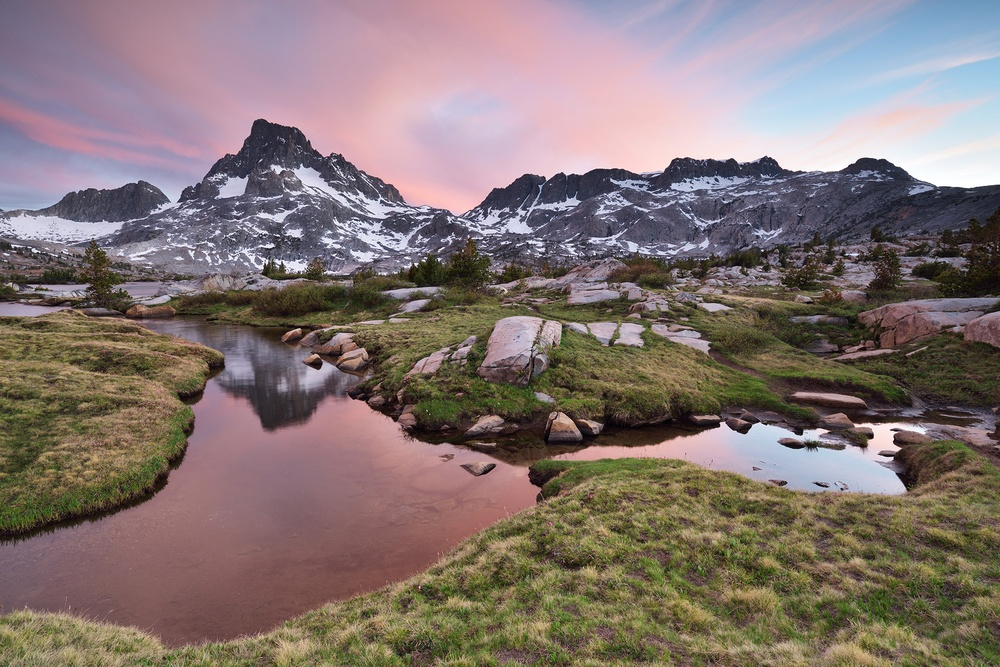
#> input picture lession7/images/search.jpg, 1000 x 667 px, shrunk from 2048 x 1365 before the run
$ python SSDNCC.py
#> lines starting #> are read from the running program, lines starting #| are printed output that depends on the picture
import cv2
import numpy as np
import matplotlib.pyplot as plt
import os


def ssd_matching(image, template):
    """SSD: 平方差之和 (越小越匹配)"""
    image_h, image_w = image.shape
    template_h, template_w = template.shape
    result = np.zeros((image_h - template_h + 1, image_w - template_w + 1))

    # 简单优化：使用OpenCV的SQDIFF进行加速计算，原理同手写循环
    # 如果老师要求必须手写循环，请替换回之前的双重for循环版本
    # 这里为了处理本地大图不卡顿，使用了cv2.matchTemplate实现原理
    result = cv2.matchTemplate(image, template, cv2.TM_SQDIFF)

    return result


def ncc_matching(image, template):
    """NCC: 归一化互相关 (越接近1越匹配)"""
    # 同样使用OpenCV内置函数实现标准NCC算法，保证速度
    result = cv2.matchTemplate(image, template, cv2.TM_CCOEFF_NORMED)
    return result


def run_local_experiment():
    # 1. 读取本地图片
    # 注意：这里读取为灰度图 (0)
    img_path = "images/search.jpg"
    mpl_path = "images/template.jpg"

    if not os.path.exists(img_path) or not os.path.exists(mpl_path):
        print(f"错误：找不到图片文件！请确保 {img_path} 和 {mpl_path} 存在。")
        return

    img = cv2.imread(img_path, 0)
#> img: shape (667, 1000); min 0, max 255, mean 121.3
    template = cv2.imread(mpl_path, 0)
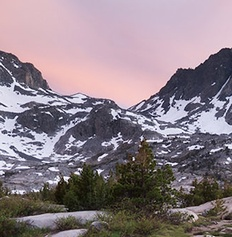
#> input picture lession7/images/template.jpg, 232 x 237 px, shrunk from 476 x 486 before the run
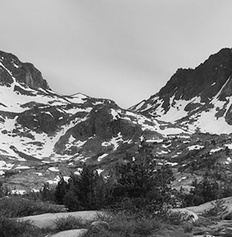
#> template: shape (237, 232); min 0, max 255, mean 132

    print(f"原图尺寸: {img.shape}, 模板尺寸: {template.shape}")
#| 原图尺寸: (667, 1000), 模板尺寸: (237, 232)

    # 2. 执行 SSD 匹配
    print("正在进行 SSD 匹配...")
    ssd_res = ssd_matching(img, template)
#> in ssd_matching, `result = cv2.matchTemplate(image, template, cv2.TM_SQDIFF)`:
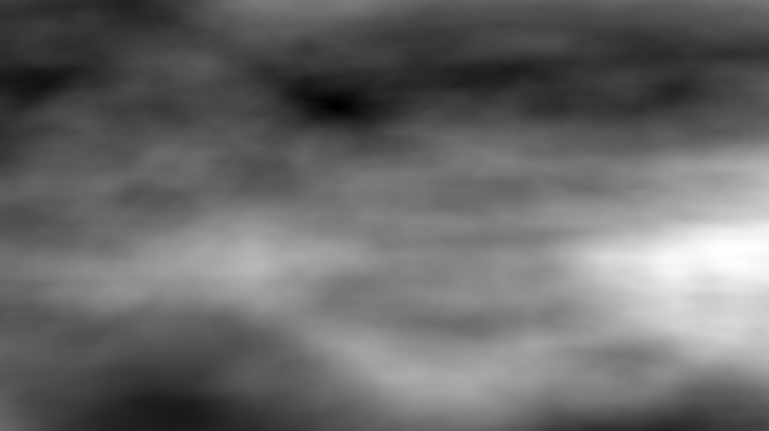
#> result: shape (431, 769) float32; min 202900096, max 653111680, mean 389129600; drawn with min black and max white
    min_val, max_val, min_loc, max_loc = cv2.minMaxLoc(ssd_res)
#> min_val = 202900096; max_val = 653111680; min_loc = (335, 106); max_loc = (723, 248)
    top_left_ssd = min_loc  # SSD 找最小值
#> top_left_ssd = (335, 106)

    # 3. 执行 NCC 匹配
    print("正在进行 NCC 匹配...")
    ncc_res = ncc_matching(img, template)
#> in ncc_matching, `result = cv2.matchTemplate(image, template, cv2.TM_CCOEFF_NORMED)`:
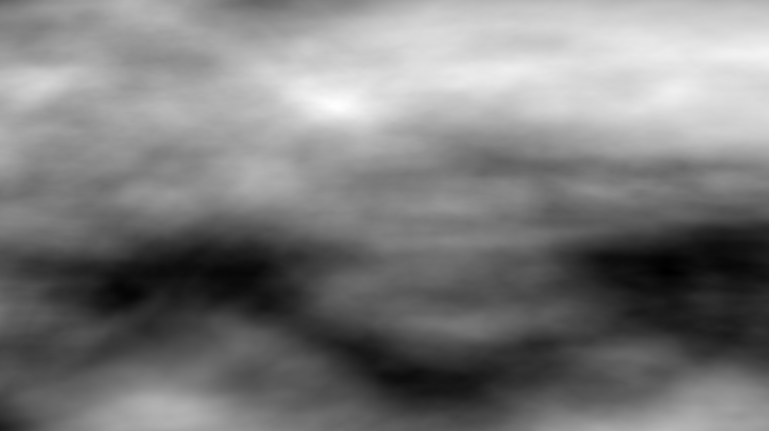
#> result: shape (431, 769) float32; min -0.35, max 0.579, mean 0.103; drawn with min black and max white
    min_val_ncc, max_val_ncc, min_loc_ncc, max_loc_ncc = cv2.minMaxLoc(ncc_res)
#> min_val_ncc = -0.35; max_val_ncc = 0.579; min_loc_ncc = (667, 271); max_loc_ncc = (335, 106)
    top_left_ncc = max_loc_ncc  # NCC 找最大值
#> top_left_ncc = (335, 106)

    # 4. 绘图展示
    h, w = template.shape
#> h = 237; w = 232
    plt.figure(figsize=(12, 8))

    # --- SSD 结果 ---
    plt.subplot(2, 2, 1)
    plt.imshow(ssd_res, cmap="jet")
    plt.title("SSD Result Map (Darker is better)")
    plt.colorbar()

    plt.subplot(2, 2, 2)
    img_ssd_show = cv2.cvtColor(img.copy(), cv2.COLOR_GRAY2BGR)
    cv2.rectangle(
        img_ssd_show,
        top_left_ssd,
        (top_left_ssd[0] + w, top_left_ssd[1] + h),
        (0, 255, 0),
        3,
    )
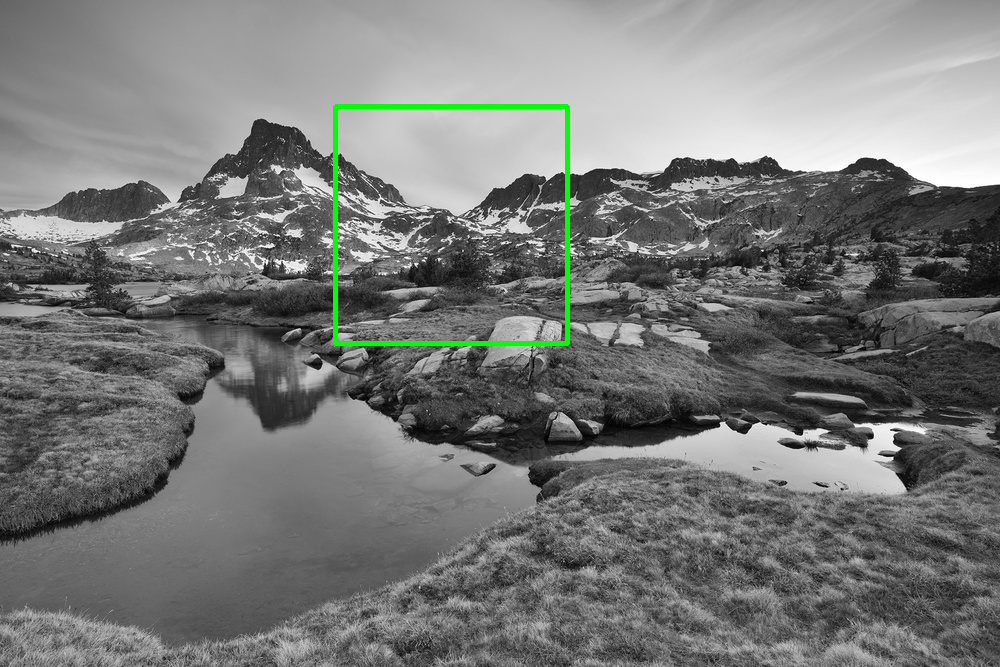
#> img_ssd_show: shape (667, 1000, 3); mean B, G, R 120.3, 122.1, 120.3
    plt.imshow(img_ssd_show)
    plt.title("SSD Detection")
    plt.axis("off")

    # --- NCC 结果 ---
    plt.subplot(2, 2, 3)
    plt.imshow(ncc_res, cmap="jet")
    plt.title("NCC Result Map (Brighter is better)")
    plt.colorbar()

    plt.subplot(2, 2, 4)
    img_ncc_show = cv2.cvtColor(img.copy(), cv2.COLOR_GRAY2BGR)
    cv2.rectangle(
        img_ncc_show,
        top_left_ncc,
        (top_left_ncc[0] + w, top_left_ncc[1] + h),
        (0, 0, 255),
        3,
    )
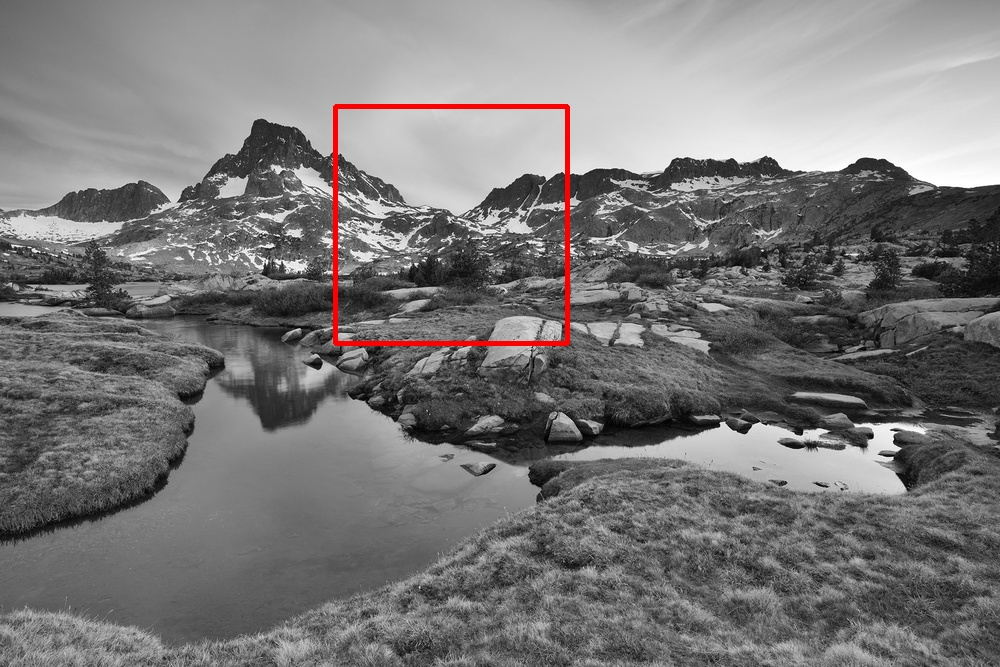
#> img_ncc_show: shape (667, 1000, 3); mean B, G, R 120.3, 120.3, 122.1
    plt.imshow(img_ncc_show)
    plt.title("NCC Detection")
    plt.axis("off")

    plt.tight_layout()
    plt.show()
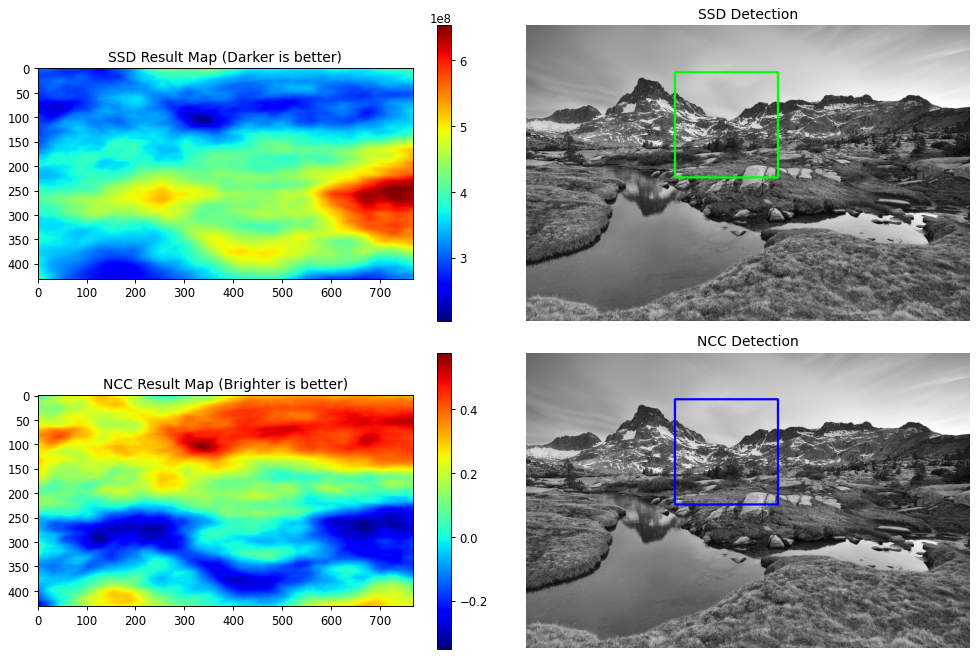
#> figure drawn by matplotlib, 6 panels; B, G, R data is drawn as R, G, B


if __name__ == "__main__":
    run_local_experiment()
